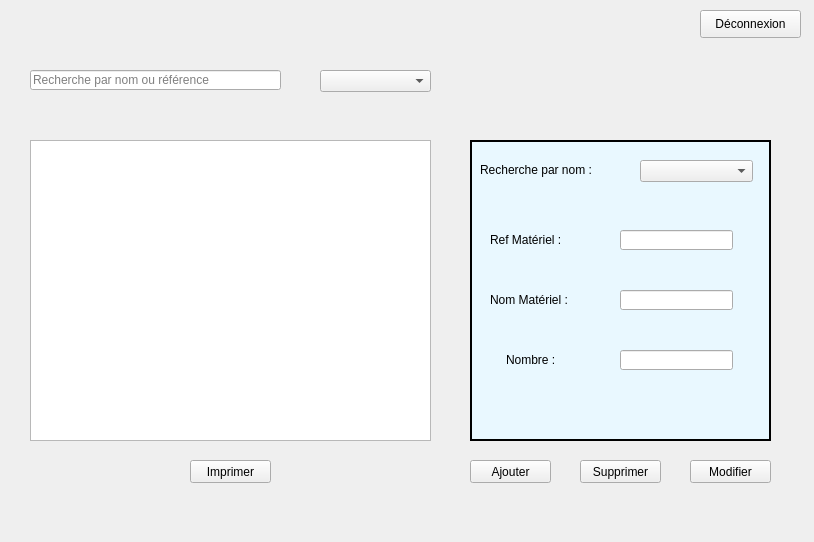
<?xml version="1.0" encoding="UTF-8"?>
<ui version="4.0">
 <class>crud_materiel</class>
 <widget class="QMainWindow" name="crud_materiel">
  <property name="geometry">
   <rect>
    <x>0</x>
    <y>0</y>
    <width>814</width>
    <height>542</height>
   </rect>
  </property>
  <property name="minimumSize">
   <size>
    <width>814</width>
    <height>542</height>
   </size>
  </property>
  <property name="maximumSize">
   <size>
    <width>821</width>
    <height>571</height>
   </size>
  </property>
  <property name="windowTitle">
   <string>Chef de depot</string>
  </property>
  <widget class="QWidget" name="centralwidget">
   <widget class="QLineEdit" name="ref">
    <property name="geometry">
     <rect>
      <x>620</x>
      <y>230</y>
      <width>113</width>
      <height>20</height>
     </rect>
    </property>
    <property name="inputMethodHints">
     <set>Qt::ImhNoPredictiveText</set>
    </property>
    <property name="readOnly">
     <bool>false</bool>
    </property>
    <property name="clearButtonEnabled">
     <bool>true</bool>
    </property>
   </widget>
   <widget class="QLabel" name="label_17">
    <property name="geometry">
     <rect>
      <x>480</x>
      <y>160</y>
      <width>131</width>
      <height>20</height>
     </rect>
    </property>
    <property name="text">
     <string>Recherche par nom :</string>
    </property>
   </widget>
   <widget class="QPushButton" name="pushButton">
    <property name="geometry">
     <rect>
      <x>700</x>
      <y>10</y>
      <width>101</width>
      <height>28</height>
     </rect>
    </property>
    <property name="text">
     <string>Déconnexion</string>
    </property>
   </widget>
   <widget class="QLabel" name="label_2">
    <property name="geometry">
     <rect>
      <x>490</x>
      <y>290</y>
      <width>101</width>
      <height>20</height>
     </rect>
    </property>
    <property name="frameShape">
     <enum>QFrame::NoFrame</enum>
    </property>
    <property name="frameShadow">
     <enum>QFrame::Raised</enum>
    </property>
    <property name="text">
     <string>Nom Matériel :</string>
    </property>
    <property name="wordWrap">
     <bool>false</bool>
    </property>
   </widget>
   <widget class="QPushButton" name="pb_supprimer_4">
    <property name="geometry">
     <rect>
      <x>690</x>
      <y>460</y>
      <width>81</width>
      <height>23</height>
     </rect>
    </property>
    <property name="text">
     <string>Modifier</string>
    </property>
   </widget>
   <widget class="QComboBox" name="comboBox_2">
    <property name="geometry">
     <rect>
      <x>320</x>
      <y>70</y>
      <width>111</width>
      <height>22</height>
     </rect>
    </property>
    <property name="editable">
     <bool>false</bool>
    </property>
    <property name="currentIndex">
     <number>-1</number>
    </property>
    <property name="insertPolicy">
     <enum>QComboBox::NoInsert</enum>
    </property>
    <property name="sizeAdjustPolicy">
     <enum>QComboBox::AdjustToContentsOnFirstShow</enum>
    </property>
    <property name="frame">
     <bool>true</bool>
    </property>
   </widget>
   <widget class="QLabel" name="label">
    <property name="geometry">
     <rect>
      <x>490</x>
      <y>230</y>
      <width>101</width>
      <height>20</height>
     </rect>
    </property>
    <property name="frameShape">
     <enum>QFrame::NoFrame</enum>
    </property>
    <property name="frameShadow">
     <enum>QFrame::Raised</enum>
    </property>
    <property name="text">
     <string>Ref Matériel :</string>
    </property>
    <property name="wordWrap">
     <bool>false</bool>
    </property>
   </widget>
   <widget class="QPushButton" name="pb_supprimer_3">
    <property name="geometry">
     <rect>
      <x>580</x>
      <y>460</y>
      <width>81</width>
      <height>23</height>
     </rect>
    </property>
    <property name="text">
     <string>Supprimer</string>
    </property>
   </widget>
   <widget class="QLineEdit" name="nbr">
    <property name="geometry">
     <rect>
      <x>620</x>
      <y>350</y>
      <width>113</width>
      <height>20</height>
     </rect>
    </property>
    <property name="inputMethodHints">
     <set>Qt::ImhNoPredictiveText</set>
    </property>
    <property name="clearButtonEnabled">
     <bool>true</bool>
    </property>
   </widget>
   <widget class="QComboBox" name="comboBox">
    <property name="geometry">
     <rect>
      <x>640</x>
      <y>160</y>
      <width>113</width>
      <height>22</height>
     </rect>
    </property>
   </widget>
   <widget class="QTableView" name="tabmateriel">
    <property name="geometry">
     <rect>
      <x>30</x>
      <y>140</y>
      <width>401</width>
      <height>301</height>
     </rect>
    </property>
   </widget>
   <widget class="QLineEdit" name="nom">
    <property name="geometry">
     <rect>
      <x>620</x>
      <y>290</y>
      <width>113</width>
      <height>20</height>
     </rect>
    </property>
    <property name="inputMethodHints">
     <set>Qt::ImhNoPredictiveText</set>
    </property>
    <property name="text">
     <string/>
    </property>
    <property name="readOnly">
     <bool>false</bool>
    </property>
    <property name="clearButtonEnabled">
     <bool>true</bool>
    </property>
   </widget>
   <widget class="QPushButton" name="pb_ajouter">
    <property name="geometry">
     <rect>
      <x>470</x>
      <y>460</y>
      <width>81</width>
      <height>23</height>
     </rect>
    </property>
    <property name="text">
     <string>Ajouter</string>
    </property>
   </widget>
   <widget class="QLabel" name="label_3">
    <property name="geometry">
     <rect>
      <x>506</x>
      <y>350</y>
      <width>61</width>
      <height>20</height>
     </rect>
    </property>
    <property name="frameShape">
     <enum>QFrame::NoFrame</enum>
    </property>
    <property name="frameShadow">
     <enum>QFrame::Raised</enum>
    </property>
    <property name="text">
     <string>Nombre :</string>
    </property>
    <property name="wordWrap">
     <bool>false</bool>
    </property>
   </widget>
   <widget class="QLineEdit" name="lineEdit_id_6">
    <property name="geometry">
     <rect>
      <x>30</x>
      <y>70</y>
      <width>251</width>
      <height>20</height>
     </rect>
    </property>
    <property name="inputMethodHints">
     <set>Qt::ImhNoPredictiveText</set>
    </property>
    <property name="placeholderText">
     <string>Recherche par nom ou référence</string>
    </property>
    <property name="clearButtonEnabled">
     <bool>true</bool>
    </property>
   </widget>
   <widget class="QLabel" name="label_6">
    <property name="geometry">
     <rect>
      <x>0</x>
      <y>0</y>
      <width>821</width>
      <height>571</height>
     </rect>
    </property>
    <property name="text">
     <string/>
    </property>
   </widget>
   <widget class="QFrame" name="frame">
    <property name="geometry">
     <rect>
      <x>470</x>
      <y>140</y>
      <width>301</width>
      <height>301</height>
     </rect>
    </property>
    <property name="styleSheet">
     <string notr="true">background-color:rgb(233,248,255);</string>
    </property>
    <property name="frameShape">
     <enum>QFrame::Box</enum>
    </property>
    <property name="frameShadow">
     <enum>QFrame::Plain</enum>
    </property>
    <property name="lineWidth">
     <number>2</number>
    </property>
    <property name="midLineWidth">
     <number>0</number>
    </property>
   </widget>
   <widget class="QPushButton" name="pb_ajouter_2">
    <property name="geometry">
     <rect>
      <x>190</x>
      <y>460</y>
      <width>81</width>
      <height>23</height>
     </rect>
    </property>
    <property name="text">
     <string>Imprimer</string>
    </property>
   </widget>
   <zorder>label_6</zorder>
   <zorder>frame</zorder>
   <zorder>ref</zorder>
   <zorder>label_17</zorder>
   <zorder>pushButton</zorder>
   <zorder>label_2</zorder>
   <zorder>pb_supprimer_4</zorder>
   <zorder>comboBox_2</zorder>
   <zorder>label</zorder>
   <zorder>pb_supprimer_3</zorder>
   <zorder>nbr</zorder>
   <zorder>comboBox</zorder>
   <zorder>tabmateriel</zorder>
   <zorder>nom</zorder>
   <zorder>pb_ajouter</zorder>
   <zorder>label_3</zorder>
   <zorder>lineEdit_id_6</zorder>
   <zorder>pb_ajouter_2</zorder>
  </widget>
  <widget class="QMenuBar" name="menubar">
   <property name="geometry">
    <rect>
     <x>0</x>
     <y>0</y>
     <width>814</width>
     <height>26</height>
    </rect>
   </property>
  </widget>
 </widget>
 <resources/>
 <connections/>
</ui>
